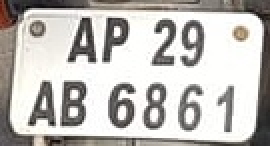
#> input picture debug.jpg, 135 x 73 px (shown 2 times larger)
$ python -i image.py   (imports and definitions only)
#> lines starting #> are read from the running program, lines starting #| are printed output that depends on the picture
#> further down, picture is the input picture: shape (73, 135, 3); mean B, G, R 184, 187.9, 190.7
import cv2
import numpy

def img_to_buffer(img: numpy.ndarray):
    success, img_buffer = cv2.imencode('.png',img)
    return img_buffer

def buffer_to_img(buffer):
    nparr = numpy.frombuffer(buffer, numpy.uint8)
    img = cv2.imdecode(nparr, cv2.IMREAD_COLOR)
    return img

def img_np_to_bytes(img: numpy.ndarray):
    return numpy.ndarray.tobytes(img)

def preprocess_img(image):
    """
    Optimized pipeline for YOLO:
    1. CLAHE (Contrast Enhancement)
    2. Bilateral Filter (Noise reduction with edge preservation)
    3. Unsharp Masking (Edge sharpening)
    """
    if image is None:
        return None

    # --- 1. Contrast Enhancement (CLAHE) ---
    # Improves detection in shadows and bright sunlight
    lab = cv2.cvtColor(image, cv2.COLOR_BGR2LAB)
#> lab: shape (73, 135, 3); mean of channels 0, 1, 2 191.6, 128.5, 130.4
    l, a, b = cv2.split(lab)
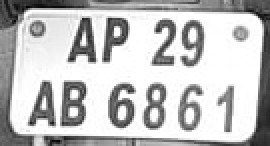
#> l: shape (73, 135) (shown 2 times larger); min 2, max 255, mean 191.6
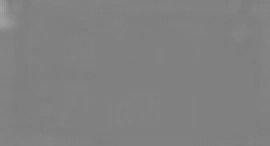
#> a: shape (73, 135) (shown 2 times larger); min 125, max 159, mean 128.5
    clahe = cv2.createCLAHE(clipLimit=2.0, tileGridSize=(8, 8))
    cl = clahe.apply(l)
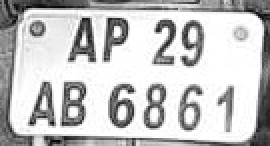
#> cl: shape (73, 135) (shown 2 times larger); min 3, max 255, mean 194.9
    limg = cv2.merge((cl, a, b))
#> limg: shape (73, 135, 3); mean of channels 0, 1, 2 194.9, 128.5, 130.4
    enhanced_img = cv2.cvtColor(limg, cv2.COLOR_LAB2BGR)
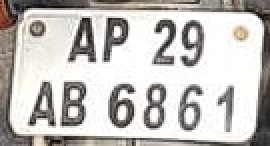
#> enhanced_img: shape (73, 135, 3) (shown 2 times larger); mean B, G, R 187.4, 191.3, 194.2

    # --- 2. Noise Reduction (Bilateral Filter) ---
    # Removes compression artifacts/grain without blurring object boundaries
    denoised = cv2.bilateralFilter(enhanced_img, d=5, sigmaColor=50, sigmaSpace=50)

    # --- 3. Sharpening (Unsharp Masking) ---
    # Highlights edges of helmets and license plate characters
    # We use a weighted sum to avoid creating too much 'haloing'
    gaussian_blur = cv2.GaussianBlur(denoised, (0, 0), 3)
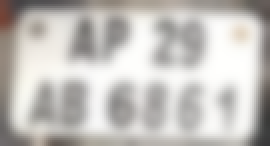
#> gaussian_blur: shape (73, 135, 3) (shown 2 times larger); mean B, G, R 188, 191.8, 194.8
    sharpened = cv2.addWeighted(denoised, 1.5, gaussian_blur, -0.5, 0)
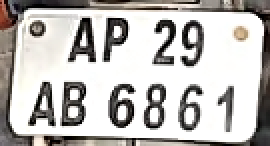
#> sharpened: shape (73, 135, 3) (shown 2 times larger); mean B, G, R 183.2, 186, 188.7

    return sharpened

>>> import cv2
>>> picture = cv2.imread('../../debug.jpg')
>>> result = preprocess_img(picture)
